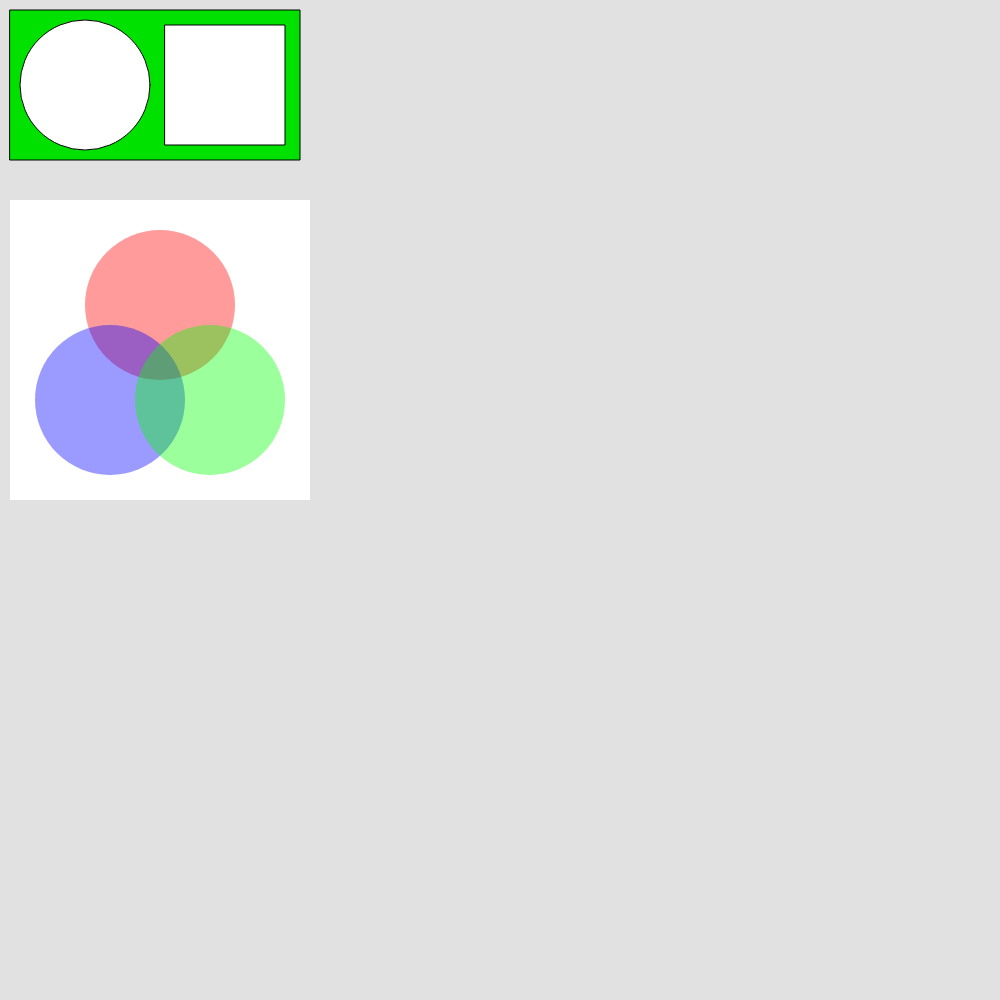
Frame 1 (no input)
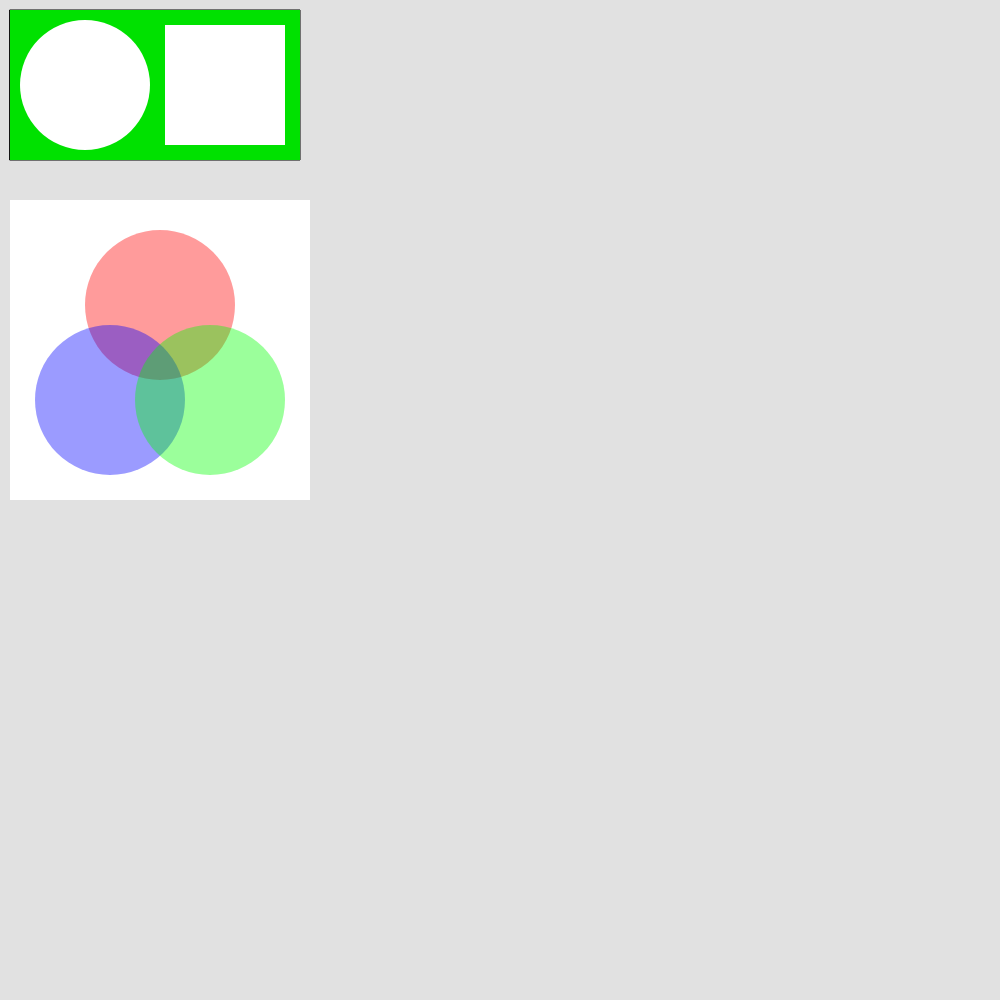
Frame 60 (no input)
Frame 120 (the mouse pressed at the canvas centre since frame 60): identical to frame 60, image omitted

The p5.js sketch that drew these frames (run headless with seeded random() and noise() and a simulated clock; from frame 60 on, the mouse is pressed at the canvas centre):

// p5.js sketch
// ── sketch.js
function setup() {
  
  createCanvas(1000, 1000);
  background(225);
  
  
  
}

function draw() {
  //example 1
  fill(0, 225, 0)
  rect(10, 10, 290, 150);
 
  fill(255);
  circle(85, 85, 130);

  fill(255);
  square(165, 25, 120);

  //example 2
  noStroke();
  fill(255);
  square(10, 200, 300);

  fill(255, 0, 0, 100);
  circle(160, 305, 150);

  fill(0, 0, 255, 100);
  circle(110, 400, 150);

  fill(0, 255, 0, 100);
  circle(210, 400, 150);
}
